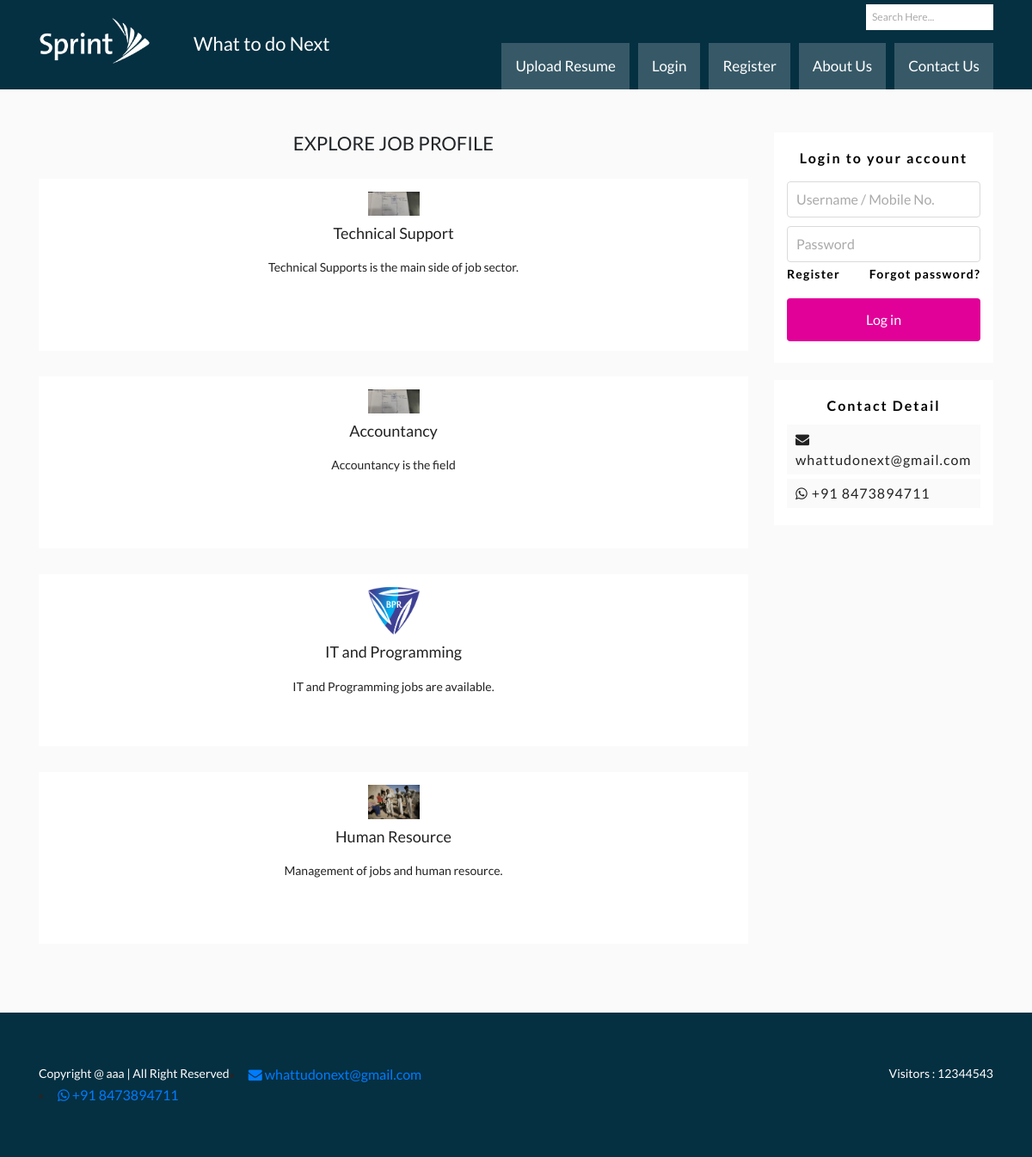
The page / on the database its author committed.
### jobsector/models.py (models this page shows, shortened)
class Jobsector(models.Model):
    title = models.CharField(max_length=100)
    overview = models.TextField()
    thumbnail = models.ImageField()
    featured = models.BooleanField()

### jobportal/views.py (the view)
# urls.py: path('', index),
def index(request):
    queryset = Jobsector.objects.filter(featured=True)
    context = {
        'object_list': queryset
    }
    return render(request, 'index.html', context)

### templates/index.html
{% extends 'base.html' %} {% load static %} {% block content %}
<div class="center-main">
    <div class="container">
        <div class="row">
            <div class="col-lg-9">
                <div class="bottom-4sec">
                    <div class="row">
                        <div class="col-lg-12">
                            <h2>Explore job profile</h2>
                        </div>
                    </div>
                    {% for obj in object_list %}
                    <div class="row">
                        <div class="col-lg-12">
                            <div class="bottom-4sec-in">
                                <a href="jobsector/"><img src="{{obj.thumbnail.url}}">
                                    <h3>{{ obj.title}}</h3>
                                    <p>{{ obj.overview }}</p>
                                </a>
                            </div>
                        </div>
                    </div>
                    {% endfor %}
                </div>
            </div>
            <div class="col-lg-3">
                <div class="login-sec">
                    <h2>Login to your account</h2>
                    <input type="text" placeholder="Username / Mobile No.">
                    <input type="password" placeholder="Password">
                    <a href="/register" class="register-new">Register</a>
                    <a href="forgot-password.html" class="forgot-pass">Forgot password?</a>
                    <button type="button" class="btn btn-primary login-btn" onclick="window.location.href = 'home-page.html';">Log in </button>
                </div>
                <div class="login-contact">
                    <h2>Contact Detail</h2>
                    <ul>
                        <li><a href="#"><i class="fa fa-envelope" aria-hidden="true"></i> whattudonext@gmail.com</a></li>
                        <li><a href="#"><i class="fa fa-whatsapp" aria-hidden="true"></i> +91 8473894711</a></li>
                    </ul>
                </div>
            </div>
        </div>
    </div>
</div>
{% endblock content %}

### static_in_env/css/style.css (style rules this page uses)
* { box-sizing: border-box; outline-style: none; box-shadow: none; border-color: transparent; }
body { background: #fafafa; font-family: 'Lato', sans-serif; }
.login-sec { background: #fff; padding: 15px; min-height: 200px; text-align: center; margin: 0 0 20px 0; }
.login-sec h2 { text-align: center; color: #000000; font-family: Lato; font-size: 16px; font-weight: bold; letter-spacing: 2px; line-height: 29px; }
.login-sec input[type=text], .login-sec input[type=password], .login-sec input[type=number] { margin: 5px 0; box-sizing: border-box; width: 100%; padding: 0 10px; line-height: 40px; font-size: 16px; border: 1px solid #DADADA; border-radius: 4px; background-color: #FFFFFF; color: #444; }
input::placeholder { color: #aaa; }
.login-sec .login-btn { margin: 10px 0; padding: 0 10px; line-height: 50px; font-size: 16px; border-radius: 4px; border: 0; width: 100%; background-color: #e10098; color: #FFFFFF; font-family: Lato; }
.login-sec .forgot-pass { color: #000000; text-align: right; float: right; margin: 0 0 10px 0; font-family: Lato; font-size: 14px; font-weight: bold; letter-spacing: 1.17px; line-height: 17px; }
.login-sec .register-new { color: #000000; text-align: left; float: left; margin: 0 0 10px 0; font-family: Lato; font-size: 14px; font-weight: bold; letter-spacing: 1.17px; line-height: 17px; }
.login-contact { background: #fff; padding: 15px; text-align: center; margin: 0 0 20px 0; }
.login-contact h2 { text-align: center; color: #000000; font-family: Lato; font-size: 16px; font-weight: bold; letter-spacing: 2px; line-height: 29px; }
.login-contact ul { margin: 0; padding: 0; }
.login-contact li { background: #fafafa; color: #222; display: block; padding: 5px 10px; font-family: Lato; font-size: 16px; font-weight: 500; letter-spacing: 1px; text-align: left; margin: 0 0 5px 0; }
.login-contact li a { color: #222; }
.center-main { padding: 50px 0; display: block; }
.bottom-4sec { display: block; padding: 0px 0; }
.bottom-4sec h2 { display: block; text-align: center; font-size: 22px; padding: 0 0 20px 0; text-transform: uppercase; }
.bottom-4sec-in { background: #fff; padding: 15px; min-height: 200px; text-align: center; margin: 0 0 30px 0 }
.bottom-4sec-in img { width: 60px; }
.bottom-4sec-in h3 { font-size: 18px; display: block; padding: 10px 0; color: #222; }
.bottom-4sec-in p { font-size: 14px; display: block; padding: 0px 0; color: #222; }

### rows shown on the page
Jobsector: thumbnail (picture), title "Technical Support", overview "Technical Supports is the main side of job sector."
Jobsector: thumbnail (picture), title "Accountancy", overview "Accountancy is the field"
Jobsector: thumbnail (picture), title "IT and Programming", overview "IT and Programming jobs are available."
Jobsector: thumbnail (picture), title "Human Resource", overview "Management of jobs and human resource."
